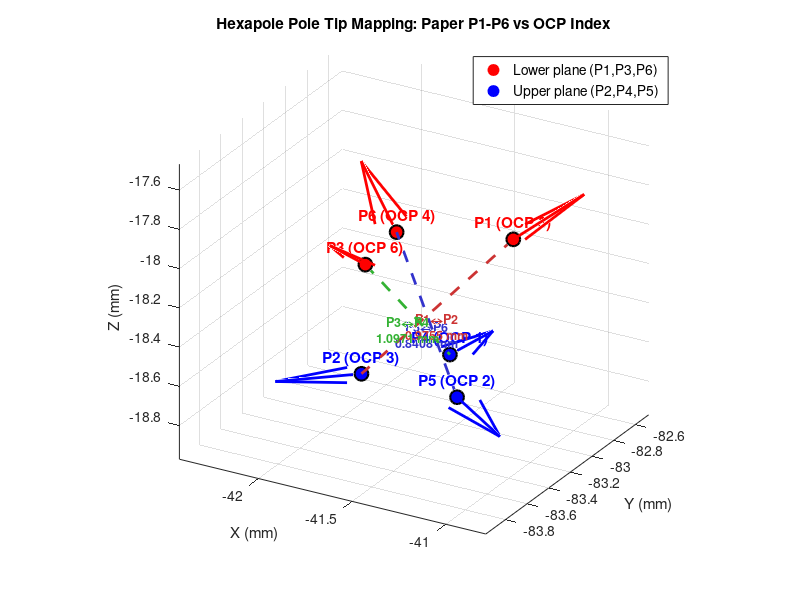
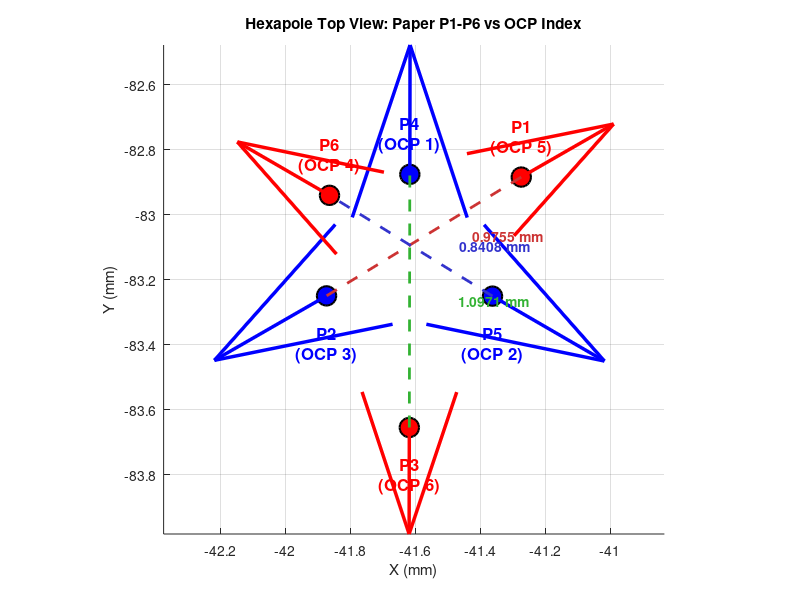

Here is the MATLAB script that generated these plots, in order: (Note: this script raises an error after producing the figures.)
%% plot_pole_mapping.m
%  Visualize hexapole pole tips and axes from filled/Hexapole_Assembly.STEP
%  Shows paper naming P1-P6 with OCP traversal index mapping.

clear; clc; close all;

%% Data extracted from filled/Hexapole_Assembly.STEP via CadQuery/OCP
%  Format: apex [x,y,z] mm, axis [dx,dy,dz] unit vector, OCP traversal index

% Lower plane (axis_z > 0)
P1_apex = [-41.2743, -82.8834, -18.0268];
P1_axis = [ 0.710371,  0.407901,  0.573576];
P1_ocp  = 5;

P3_apex = [-41.6187, -83.6539, -17.9249];
P3_axis = [-0.001600, -0.819150,  0.573576];
P3_ocp  = 6;

P6_apex = [-41.8643, -82.9396, -18.1050];
P6_axis = [-0.708756,  0.410700,  0.573576];
P6_ocp  = 4;

% Upper plane (axis_z < 0)
P2_apex = [-41.8734, -83.2489, -18.7044];
P2_axis = [-0.862698, -0.495835, -0.099504];
P2_ocp  = 3;

P4_apex = [-41.6172, -82.8751, -18.6976];
P4_axis = [ 0.001943,  0.995035, -0.099504];
P4_ocp  = 1;

P5_apex = [-41.3628, -83.2497, -18.7044];
P5_axis = [ 0.860754, -0.499201, -0.099504];
P5_ocp  = 2;

%% Collect into arrays
names  = {'P1','P2','P3','P4','P5','P6'};
apexes = [P1_apex; P2_apex; P3_apex; P4_apex; P5_apex; P6_apex];
axes   = [P1_axis; P2_axis; P3_axis; P4_axis; P5_axis; P6_axis];
ocp_idx = [P1_ocp, P2_ocp, P3_ocp, P4_ocp, P5_ocp, P6_ocp];
pairs  = {[1,2], [3,4], [5,6]};  % P1-P2, P3-P4, P5-P6

% Colors: lower=red, upper=blue
colors = [1 0 0;   % P1 lower
          0 0 1;   % P2 upper
          1 0 0;   % P3 lower
          0 0 1;   % P4 upper
          0 0 1;   % P5 upper
          1 0 0];  % P6 lower

pair_colors = [0.8 0.2 0.2;    % P1-P2
               0.2 0.7 0.2;    % P3-P4
               0.2 0.2 0.8];   % P5-P6

arrow_len = 0.4;  % axis arrow length in mm

%% Figure 1: 3D view
figure('Name', 'Hexapole Pole Mapping (3D)', 'Position', [100 100 800 700]);
hold on; grid on; axis equal;

% Plot pole tips and axes
for i = 1:6
    % Tip point
    plot3(apexes(i,1), apexes(i,2), apexes(i,3), 'o', ...
        'MarkerSize', 10, 'MarkerFaceColor', colors(i,:), ...
        'MarkerEdgeColor', 'k', 'LineWidth', 1.5);

    % Axis arrow
    quiver3(apexes(i,1), apexes(i,2), apexes(i,3), ...
        axes(i,1)*arrow_len, axes(i,2)*arrow_len, axes(i,3)*arrow_len, ...
        0, 'Color', colors(i,:), 'LineWidth', 2, 'MaxHeadSize', 0.5);

    % Label: "P# (OCP #)"
    label = sprintf('%s (OCP %d)', names{i}, ocp_idx(i));
    text(apexes(i,1), apexes(i,2), apexes(i,3) + 0.08, label, ...
        'FontSize', 11, 'FontWeight', 'bold', 'Color', colors(i,:), ...
        'HorizontalAlignment', 'center');
end

% Draw pair connecting lines
pair_names = {'P1\leftrightarrowP2', 'P3\leftrightarrowP4', 'P5\leftrightarrowP6'};
for k = 1:3
    idx = pairs{k};
    i = idx(1); j = idx(2);
    dist = norm(apexes(j,:) - apexes(i,:));
    mid = (apexes(i,:) + apexes(j,:)) / 2;

    plot3([apexes(i,1) apexes(j,1)], ...
          [apexes(i,2) apexes(j,2)], ...
          [apexes(i,3) apexes(j,3)], ...
          '--', 'Color', pair_colors(k,:), 'LineWidth', 2);

    text(mid(1), mid(2), mid(3) - 0.1, ...
        sprintf('%s\n%.4f mm', pair_names{k}, dist), ...
        'FontSize', 9, 'Color', pair_colors(k,:), ...
        'HorizontalAlignment', 'center', 'FontWeight', 'bold');
end

xlabel('X (mm)'); ylabel('Y (mm)'); zlabel('Z (mm)');
title('Hexapole Pole Tip Mapping: Paper P1-P6 vs OCP Index');
legend_entries = {'Lower plane (P1,P3,P6)', 'Upper plane (P2,P4,P5)'};
h1 = plot3(nan,nan,nan,'or','MarkerFaceColor','r','MarkerSize',10);
h2 = plot3(nan,nan,nan,'ob','MarkerFaceColor','b','MarkerSize',10);
legend([h1 h2], legend_entries, 'Location', 'best', 'FontSize', 10);
view(30, 25);
hold off;

%% Figure 2: Top-down XY view (clearer for hexapole layout)
figure('Name', 'Hexapole Pole Mapping (Top View)', 'Position', [950 100 700 650]);
hold on; grid on; axis equal;

for i = 1:6
    plot(apexes(i,1), apexes(i,2), 'o', ...
        'MarkerSize', 14, 'MarkerFaceColor', colors(i,:), ...
        'MarkerEdgeColor', 'k', 'LineWidth', 1.5);

    % Axis arrow (XY projection)
    quiver(apexes(i,1), apexes(i,2), ...
        axes(i,1)*arrow_len, axes(i,2)*arrow_len, ...
        0, 'Color', colors(i,:), 'LineWidth', 2.5, 'MaxHeadSize', 0.8);

    label = sprintf('%s\n(OCP %d)', names{i}, ocp_idx(i));
    offset_y = 0.12;
    if axes(i,2) > 0
        offset_y = 0.12;
    else
        offset_y = -0.15;
    end
    text(apexes(i,1), apexes(i,2) + offset_y, label, ...
        'FontSize', 12, 'FontWeight', 'bold', 'Color', colors(i,:), ...
        'HorizontalAlignment', 'center');
end

% Pair lines
for k = 1:3
    idx = pairs{k};
    i = idx(1); j = idx(2);
    dist = norm(apexes(j,:) - apexes(i,:));
    mid = (apexes(i,:) + apexes(j,:)) / 2;

    plot([apexes(i,1) apexes(j,1)], ...
         [apexes(i,2) apexes(j,2)], ...
         '--', 'Color', pair_colors(k,:), 'LineWidth', 2);

    text(mid(1) + 0.15, mid(2), sprintf('%.4f mm', dist), ...
        'FontSize', 10, 'Color', pair_colors(k,:), 'FontWeight', 'bold');
end

xlabel('X (mm)'); ylabel('Y (mm)');
title('Hexapole Top View: Paper P1-P6 vs OCP Index');
subtitle('Red = Lower plane, Blue = Upper plane, Arrows = axis direction (XY projection)');
h1 = plot(nan,nan,'or','MarkerFaceColor','r','MarkerSize',12);
h2 = plot(nan,nan,'ob','MarkerFaceColor','b','MarkerSize',12);
legend([h1 h2], {'Lower (P1,P3,P6)','Upper (P2,P4,P5)'}, ...
    'Location', 'best', 'FontSize', 10);
hold off;

%% Print summary
fprintf('\n=== Pole Mapping Summary ===\n');
fprintf('%-4s  %-6s  %-8s  Apex (mm)\n', 'Name', 'Plane', 'OCP Idx');
fprintf('%s\n', repmat('-', 1, 55));
for i = 1:6
    if axes(i,3) > 0
        plane = 'Lower';
    else
        plane = 'Upper';
    end
    fprintf('%-4s  %-6s  OCP %-3d   (%+.4f, %+.4f, %+.4f)\n', ...
        names{i}, plane, ocp_idx(i), apexes(i,1), apexes(i,2), apexes(i,3));
end

fprintf('\n=== Opposing Pairs ===\n');
for k = 1:3
    idx = pairs{k};
    i = idx(1); j = idx(2);
    dist = norm(apexes(j,:) - apexes(i,:));
    dot_val = dot(axes(i,:), axes(j,:));
    fprintf('%s <-> %s : tip-to-tip = %.4f mm, dot = %.4f\n', ...
        names{i}, names{j}, dist, dot_val);
end

%% Save figures
out_dir = fileparts(mfilename('fullpath'));

fig_list = findobj('Type', 'figure');
for f = 1:numel(fig_list)
    fig = fig_list(f);
    fig_name = get(fig, 'Name');
    if contains(fig_name, '3D')
        exportgraphics(fig, fullfile(out_dir, 'pole_mapping_3d.png'), 'Resolution', 200);
        fprintf('Saved: pole_mapping_3d.png\n');
    elseif contains(fig_name, 'Top')
        exportgraphics(fig, fullfile(out_dir, 'pole_mapping_top.png'), 'Resolution', 200);
        fprintf('Saved: pole_mapping_top.png\n');
    end
end
